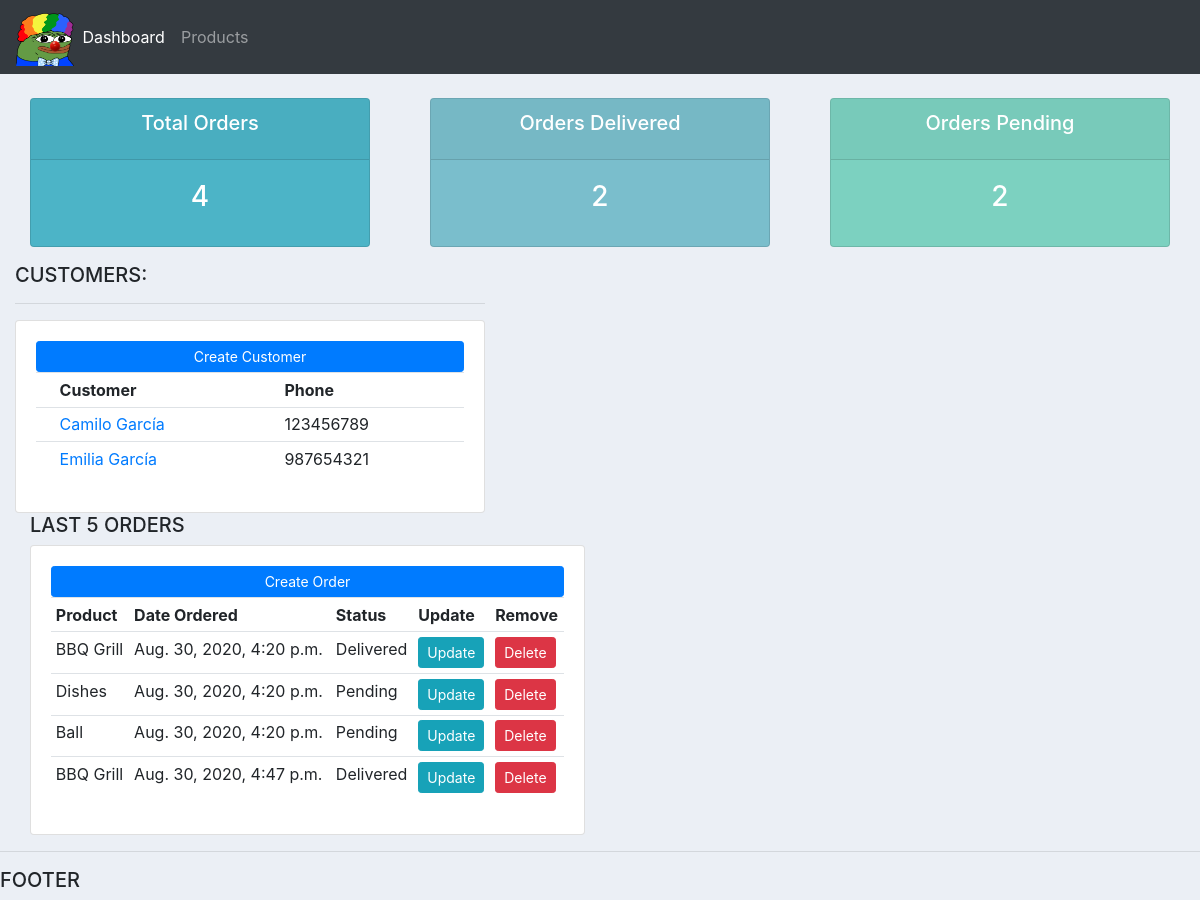
The page / on the database its author committed.
### accounts/models.py (models this page shows, shortened)
class Customer(models.Model):
    name = models.CharField(max_length = 200, null = True)
    phone = models.CharField(max_length = 200, null = True)
    email = models.CharField(max_length = 200, null = True)
    date_created = models.DateTimeField(auto_now_add = True, null = True)

class Order(models.Model):
    STATUS = (
        ('Pending','Pending'),
        ('Out for delivery','Out for delivery'),
        ('Delivered','Delivered'),
    )
    customer = models.ForeignKey(Customer, null = True, on_delete = models.SET_NULL)
    product = models.ForeignKey(Product, null = True, on_delete = models.SET_NULL)
    date_created = models.DateTimeField(auto_now_add = True, null = True)
    status = models.CharField(max_length = 200, null = True, choices = STATUS)

class Product(models.Model):
    CATEGORY = (
        ('Indoor','Indoor'),
        ('Outdoor','Outdoor'),
    )
    name = models.CharField(max_length = 200, null = True)
    price = models.FloatField(null = True)
    category = models.CharField(max_length = 200, null = True, choices = CATEGORY)
    description = models.CharField(max_length = 200, null = True, blank = True)
    date_created = models.DateTimeField(auto_now_add = True, null = True)
    tags = models.ManyToManyField(Tag)
    def __str__(self):
        return self.name

### accounts/views.py (the view)
# urls.py: path('', views.home, name = "home"),
def home(request):
    orders = Order.objects.all()
    customers = Customer.objects.all()
    total_orders = orders.count()
    total_customers = customers.count()
    delivered = orders.filter(status = 'Delivered').count()
    pending = orders.filter(status = 'Pending').count()
    context = {'orders':orders, 'customers':customers, 'total_orders':total_orders, 'total_customers':total_customers, 'delivered':delivered, 'pending':pending}
    return render(request, 'accounts/dashboard.html', context)

### accounts/templates/accounts/dashboard.html
{% extends 'accounts/main.html' %}
{% block content %}
{% include 'accounts/status.html' %}
<div class="row">
    <div class="col-md-5">
        <h5>CUSTOMERS:</h5>
        <hr>
        <div class="card card-body">
            <a class="btn btn-primary btn-sm btn-block" href="">Create Customer</a>
            <table class="table table-sm">
                <tr>
                    <th></th>
                    <th>Customer</th>
                    <th>Phone</th>
                </tr>
                {% for customer in customers %}
                <tr>
                    <td></td>
                    <td><a href="{% url 'customer' customer.id %}">{{ customer.name }}</a></td>
                    <td>{{ customer.phone }}</td>
                </tr>
                {% endfor %}
            </table>
        </div>
    </div>
</div>
<div class="col-md-6">
    <h5>LAST 5 ORDERS</h5>
    <div class="card card-body">
        <a class="btn btn-primary btn-sm btn-block" href="{% url 'create_order' %}">Create Order</a>
        <table class="table table-sm">
            <tr>
                <th>Product</th>
                <th>Date Ordered</th>
                <th>Status</th>
                <th>Update</th>
                <th>Remove</th>
            </tr>
            {% for order in orders %}
            <tr>
                <td>{{ order.product }}</td>
                <td>{{ order.date_created}}</td>
                <td>{{ order.status }}</td>
                <td><a class="btn btn-sm btn-info" href="{% url 'update_order' order.id %}">Update</a></td>
                <td><a class="btn btn-sm btn-danger" href="{% url 'delete_order' order.id %}">Delete</a></td>
            </tr>
            {% endfor %}
        </table>
    </div>
</div>
{% endblock %}

### static/css/main.css (style rules this page uses)
body { background-color: #ebeff5; }

### rows shown on the page
Customer: name "Camilo García", phone "123456789"
Customer: name "Emilia García", phone "987654321"
Order: product "BBQ Grill", date_created "Aug. 30, 2020, 4:20 p.m.", status "Delivered"
Order: product "Dishes", date_created "Aug. 30, 2020, 4:20 p.m.", status "Pending"
Order: product "Ball", date_created "Aug. 30, 2020, 4:20 p.m.", status "Pending"
Order: product "BBQ Grill", date_created "Aug. 30, 2020, 4:47 p.m.", status "Delivered"

### other values the page prints
{{ total_orders }} "4"
{{ delivered }} "2"
{{ pending }} "2"
